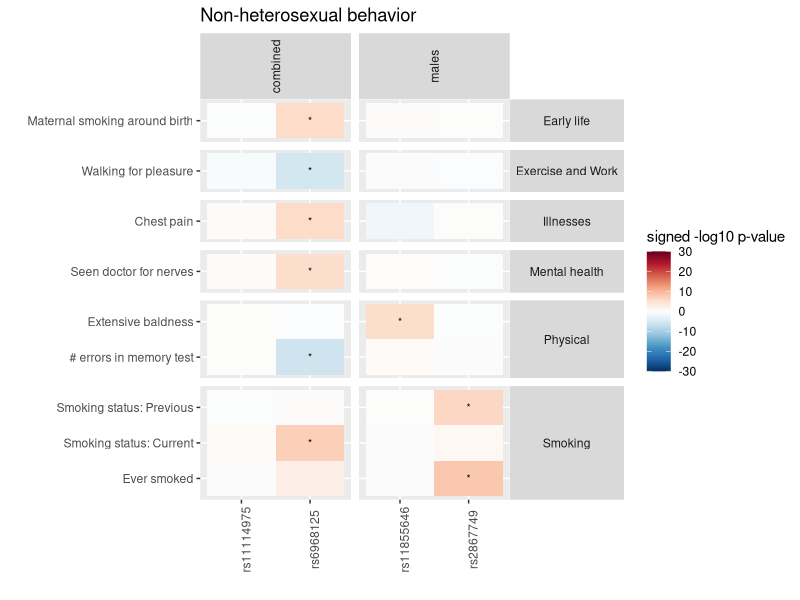
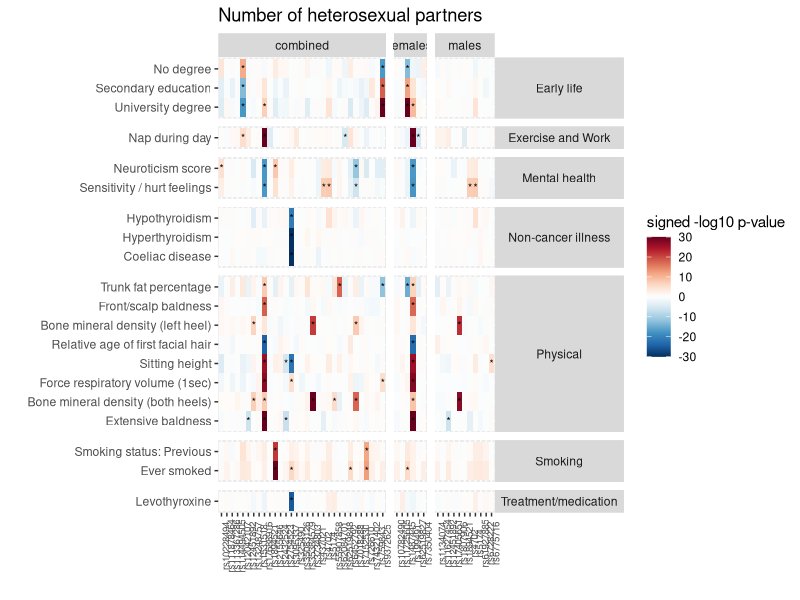

R code for these plots, in order:
library(ggplot2)


col <- colorRampPalette(rev(c("#67001F", "#B2182B", "#D6604D", 
                              "#F4A582", "#FDDBC7", "#FFFFFF", "#D1E5F0", "#92C5DE", 
                              "#4393C3", "#2166AC", "#053061")))


### PANEL A

dat <- read.table('data/phewas_heatmap_nhb.tsv', header=T, stringsAsFactors=F, sep="\t", comment.char="@")

dat$shortname[dat$shortname=="# incorrect matches"] <- "# errors in memory test"
dat$shortname[dat$shortname=="Balding pattern 4"] <- "Extensive baldness"

pdf('fig/figure4_panelA.pdf', width=6.5, height=4)
lim = 30
ggplot(dat, aes(rsid, reorder(shortname, minpadj), fill=pmin(lim, -log10(abs(pval_sign)))*sign(pval_sign))) + geom_tile() + xlab('') + ylab('') + theme(axis.text.x=element_text(angle=90), strip.text.x = element_text(angle=90), strip.text.y = element_text(angle=0)) + scale_fill_gradientn(colors=col(50), limits=c(-lim,lim), name='signed -log10 p-value') + ggtitle('Non-heterosexual behavior') + geom_text(aes(rsid, shortname, label=ifelse(big_pval_adj < .05, '*', '')), size=2.7) + facet_grid(category ~ pheno2, scales='free', space='free')
dev.off()



### PANEL B

dat <- read.table('data/phewas_heatmap_nsp.tsv', header=T, stringsAsFactors=F, sep="\t")

dat$shortname[dat$shortname=="A levels"] <- "Secondary education"
dat$shortname[dat$shortname=="Balding pattern 3"] <- "Front/scalp baldness"
dat$shortname[dat$shortname=="Balding pattern 4"] <- "Extensive baldness"
dat$shortname[dat$shortname=="Bone mineral density (heel)"] <- "Bone mineral density (both heels)"
dat$shortname[dat$shortname=="FEV1"] <- "Force respiratory volume (1sec)"

lim = 30
pdf('fig/figure4_panelB.pdf', width=10, height=5)
ggplot(dat, aes(rsid, reorder(shortname, minpadj), fill=pmin(lim, -log10(abs(pval_sign)))*sign(pval_sign))) + geom_tile() + xlab('') + ylab('') + theme(
  axis.text.x=element_text(angle=90, size=7), 
  strip.text.y = element_text(angle=0),
  ) + scale_fill_gradientn(colors=col(50), limits=c(-lim,lim), name='signed -log10 p-value') + ggtitle('Number of heterosexual partners') + geom_text(aes(rsid, shortname, label=ifelse(big_pval_adj < .05, '*', '')), size=2.7) + facet_grid(category ~ pheno2, scales='free', space='free')
dev.off()



